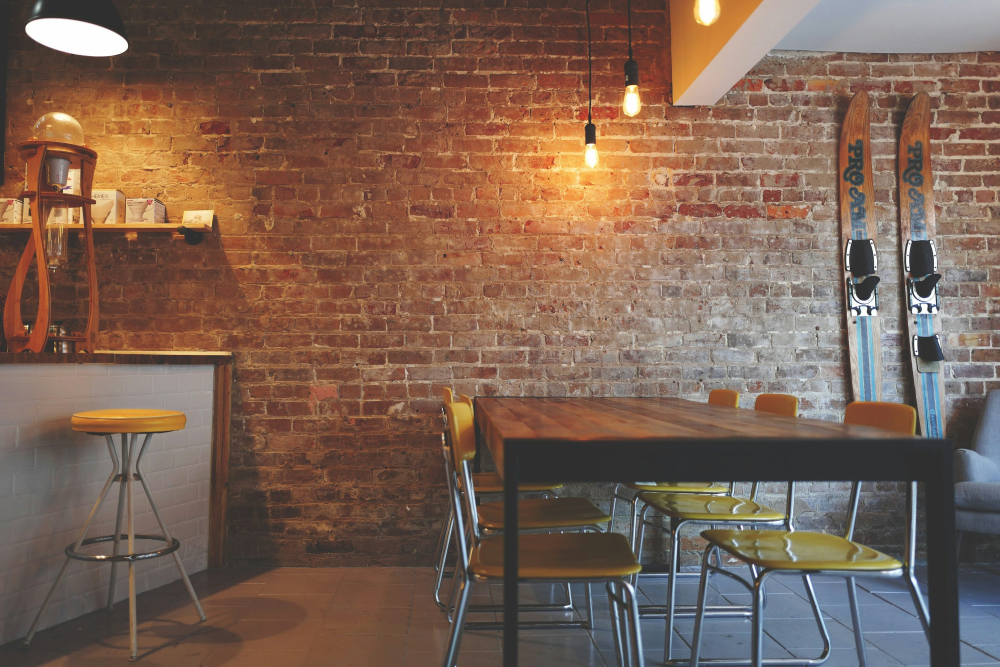
#> input picture gestion_cafe/fondocafe.jpg, 3000 x 2000 px, found by its file name (shown at 1/3 size); its folder holds only this picture in this run
$ python -i frontendc.py   (imports and definitions only)
#> lines starting #> are read from the running program, lines starting #| are printed output that depends on the picture
import tkinter as tk
from tkinter import messagebox, ttk
from PIL import Image, ImageTk
from backendc import Persona, Cliente, Trabajador, Producto, Bebida, Pedido, Personalizacion
import os

# [7 lines not run here, left out]


def ventana_principal():
    global root
    root = tk.Tk()
    root.title("Sistema de pedidos de Cafeteria")
    root.geometry("900x700+0+0")
    root.iconbitmap("C://Users//monse//OneDrive//Escritorio//Roberto VF 2024//Programas//Gestion_Cafe//cafeteria.ico")

    try:
        imagen_fondo = Image.open("C://Users//monse//OneDrive//Escritorio//Roberto VF 2024//Programas//Gestion_Cafe//fondocafe.jpg")
#> imagen_fondo is the input picture: PIL image 3000x2000 RGB; mean R, G, B 123.3, 97.8, 83.5
        imagen_fondo = imagen_fondo.resize((900,700))
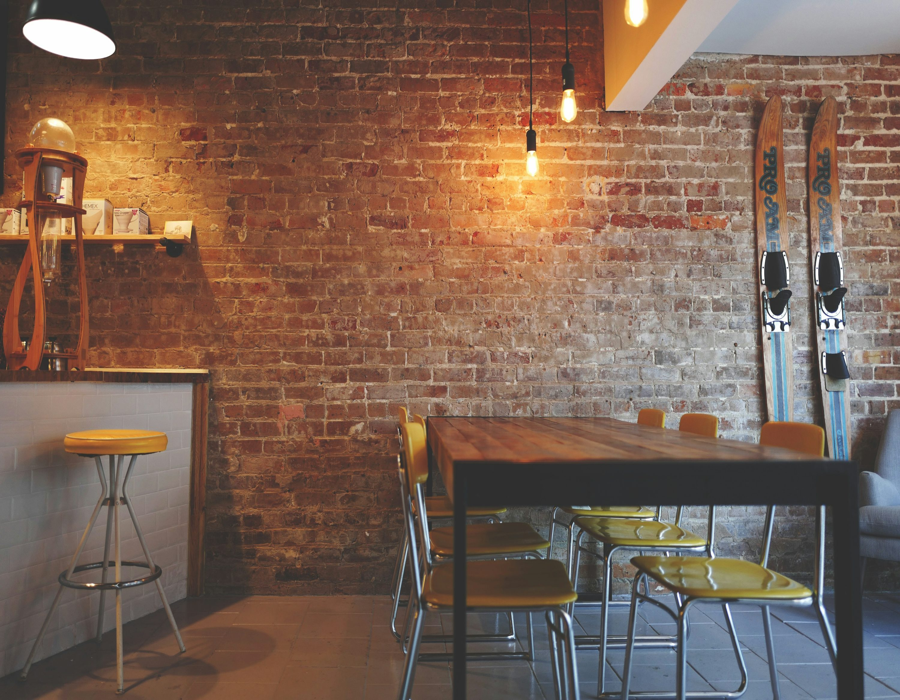
#> imagen_fondo: PIL image 900x700 RGB; mean R, G, B 123.3, 97.8, 83.5
        imagen_fondo = ImageTk.PhotoImage(imagen_fondo)
        fondo_label = tk.Label(root, image=imagen_fondo)
        fondo_label.place(x=0, y=0, relwidth=1, relheight=1)
    except Exception as e:
        print(f"Error al cargar imagen de fondo: {e}")

    titulo = tk.Label(root, text="Cafeteria", font=("Helvetica", 24, "bold"), bg="white", fg="navy")
    titulo.place(relx=0.5, rely=0.1, anchor="center")

    frame_botones = tk.Frame(root, bg="white", bd=5, relief="solid")
    frame_botones.place(relx=0.5, rely=0.5, anchor="center")

    def abrir_cliente():
        root.withdraw()
        ventana_cliente()

    def abrir_trabajador():
        root.withdraw()
        ventana_trabajador()

    boton_cliente = tk.Button(frame_botones, text="Cliente", command=abrir_cliente, width=20, height=3,
                            font=("Helvetica", 14, "bold"), bg="lightblue", fg="black")
    boton_cliente.pack(pady=10)

    boton_trabajador = tk.Button(frame_botones, text="Trabajador", command=abrir_trabajador, width=20, height=3,
                               font=("Helvetica", 14, "bold"), bg="lightblue", fg="black")
    boton_trabajador.pack(pady=10)

    root.mainloop()


# [710 lines left out: functions ventana_cliente, ventana_trabajador, not called in this run]

# [2 lines not run here, left out]

>>> result = ventana_principal()
